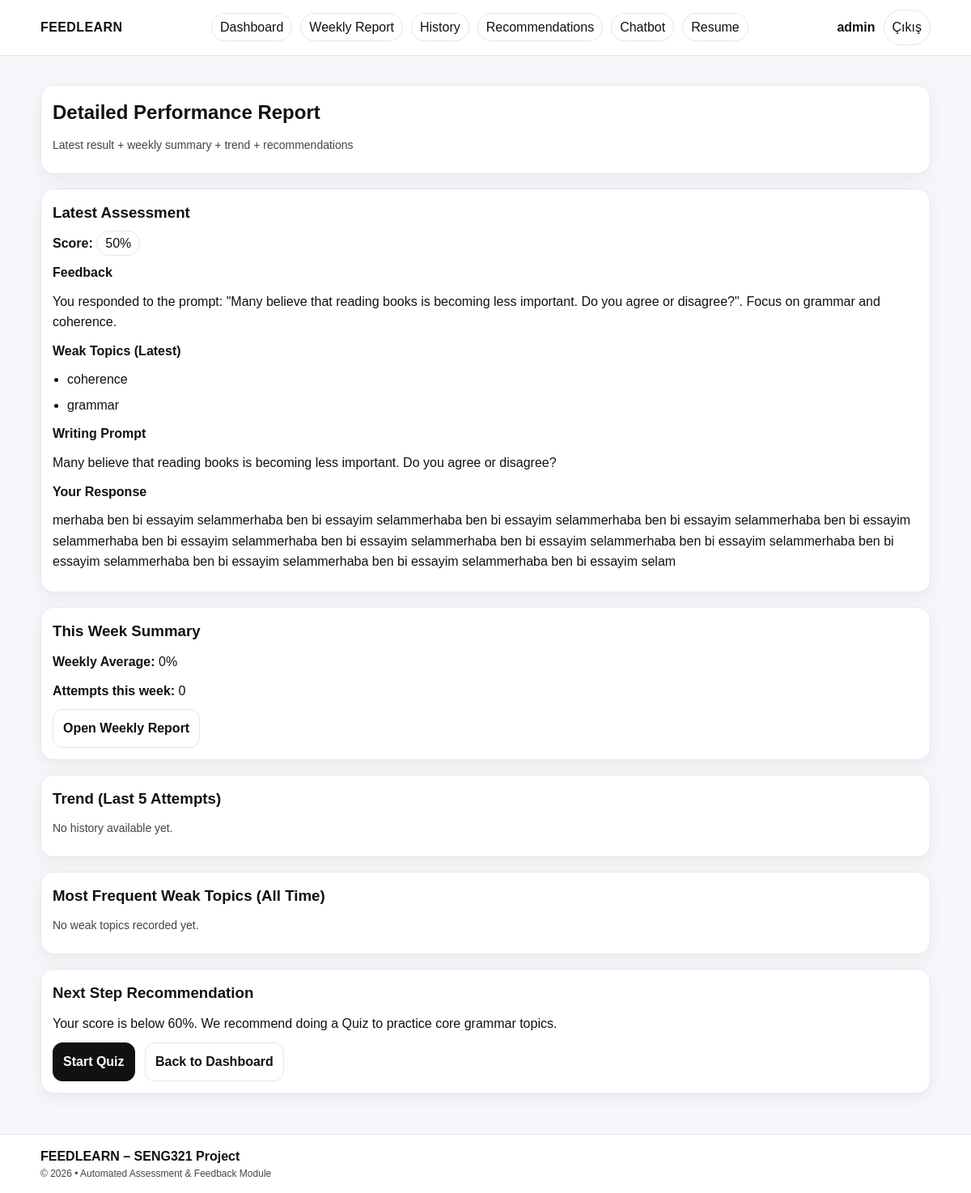
/results/feedback.php?id=4 (signed in), run on the app's committed database.
### tables this page shows
CREATE TABLE evaluations (
            id INTEGER PRIMARY KEY AUTOINCREMENT,
            user_id INTEGER NOT NULL,
            activity_id INTEGER NOT NULL,
            score REAL,
            cefr_level TEXT,
            feedback TEXT,
            weak_topics_json TEXT,
            input_type TEXT,
            input_ref TEXT,
            created_at TEXT NOT NULL DEFAULT CURRENT_TIMESTAMP,
            FOREIGN KEY(user_id) REFERENCES users(id) ON DELETE CASCADE,
            FOREIGN KEY(activity_id) REFERENCES activities(id) ON DELETE CASCADE
        );

### config/db.php (called while the page is built, shortened)
<?php
function db_connect(): PDO {
    $pdo = new PDO('sqlite:' . DB_PATH);
    $pdo->setAttribute(PDO::ATTR_ERRMODE, PDO::ERRMODE_EXCEPTION);
    $pdo->setAttribute(PDO::ATTR_DEFAULT_FETCH_MODE, PDO::FETCH_ASSOC);
    $pdo->exec('PRAGMA foreign_keys = ON');
    return $pdo;
}
function db_get_evaluation_by_id($evaluationId) {
    $pdo = db_connect();
    $stmt = $pdo->prepare(
        'SELECT id, user_id, activity_id, score, cefr_level, feedback, weak_topics_json, input_type, input_ref, created_at
         FROM evaluations
         WHERE id = :id
         LIMIT 1'
    );
    $stmt->execute(['id' => (int) $evaluationId]);
    $row = $stmt->fetch();
    return $row ?: null;
}
?>

### results/feedback.php (the view, shortened to what this page needs)
<?php
require_once __DIR__ . '/../config/db.php';
$user = current_user();
$result = $_SESSION['last_result'] ?? null;
$evalError = '';
$evaluationId = isset($_GET['id']) ? (int)$_GET['id'] : 0;
$inputRefData = null;
$inputType = '';
if ($evaluationId > 0) {
    $evaluation = db_get_evaluation_by_id($evaluationId);
    if (!$evaluation) {
        $evalError = 'Evaluation not found.';
        $result = null;
    } else {
        $weakTopics = json_decode($evaluation['weak_topics_json'] ?? '[]', true);
        $inputType = strtolower((string)($evaluation['input_type'] ?? ''));
        $inputRefRaw = (string)($evaluation['input_ref'] ?? '');
        if ($inputRefRaw !== '') {
            $decoded = json_decode($inputRefRaw, true);
            if (is_array($decoded)) {
                $inputRefData = $decoded;
            }
        }
        $result = [
            'score_percent' => (int)round((float)($evaluation['score'] ?? 0)),
            'weak_topics' => $weakTopics,
            'feedback' => $evaluation['feedback'] ?? ''
        ];
    }
}
$perf = $_SESSION['performance'] ?? [];
$mine = array_values(array_filter($perf, fn($p) => $p['user_id'] == $user['id']));
usort($mine, fn($a,$b) => strtotime($b['created_at']) <=> strtotime($a['created_at']));
$last5 = array_slice($mine, 0, 5);
$weekStart = strtotime('monday this week');
$weekEnd = strtotime('sunday this week 23:59:59');
$weekly = array_filter($mine, function($p) use ($weekStart,$weekEnd) {
    $t = strtotime($p['created_at']);
    return $t >= $weekStart && $t <= $weekEnd;
});
$scores = array_map(fn($p) => $p['score_percent'], $weekly);
$weeklyAvg = count($scores) ? round(array_sum($scores) / count($scores)) : 0;
$topicCount = [];
arsort($topicCount);
$topWeakAllTime = array_slice(array_keys($topicCount), 0, 5);
require_once __DIR__ . '/../templates/header.php';
?>
<section class="section">
  <div class="card">
    <h2>Detailed Performance Report</h2>
    <p class="muted">Latest result + weekly summary + trend + recommendations</p>
  </div>
</section>
<?php if (!$result): ?>
  <section class="section">
    <div class="card">
      <p class="error"><?php echo htmlspecialchars($evalError ?: 'No result found. Please submit an activity first.'); ?></p>
      <a class="btn btn-primary" href="<?php echo BASE_URL; ?>/dashboard.php">Go to Dashboard</a>
    </div>
  </section>
<?php else: ?>
  <section class="section">
    <div class="card">
      <h3>Latest Assessment</h3>
      <p><strong>Score:</strong> <span style="padding:6px 10px; border:1px solid #e6e6e6; border-radius:999px; background:#fff;"><?php echo (int)$result['score_percent']; ?>%</span></p>
      <div style="margin-top:10px;">
        <h4>Feedback</h4>
        <p><?php echo htmlspecialchars($result['feedback'] ?? ''); ?></p>
      </div>
      <div style="margin-top:10px;">
        <h4>Weak Topics (Latest)</h4>
        <?php if (!empty($result['weak_topics'])): ?>
          <ul class="list">
            <?php foreach ($result['weak_topics'] as $t): ?>
              <li><?php echo htmlspecialchars($t); ?></li>
            <?php endforeach; ?>
          </ul>
        <?php else: ?>
          <p class="muted">No weak topics detected in the latest attempt.</p>
        <?php endif; ?>
      </div>
      <?php if ($inputType === 'text' && is_array($inputRefData)): ?>
        <div style="margin-top:10px;">
          <?php if (!empty($inputRefData['prompt'])): ?>
            <h4>Writing Prompt</h4>
            <p><?php echo htmlspecialchars($inputRefData['prompt']); ?></p>
          <?php endif; ?>
          <?php if (!empty($inputRefData['text'])): ?>
            <h4>Your Response</h4>
            <p><?php echo nl2br(htmlspecialchars($inputRefData['text'])); ?></p>
          <?php endif; ?>
        </div>
      <?php endif; ?>
    </div>
  </section>
  <section class="section">
    <div class="card">
      <h3>This Week Summary</h3>
      <p><strong>Weekly Average:</strong> <?php echo $weeklyAvg; ?>%</p>
      <p><strong>Attempts this week:</strong> <?php echo count($weekly); ?></p>
      <a class="btn" href="<?php echo BASE_URL; ?>/reports/weekly.php">Open Weekly Report</a>
    </div>
  </section>
  <section class="section">
    <div class="card">
      <h3>Trend (Last 5 Attempts)</h3>
      <?php if (!count($last5)): ?>
        <p class="muted">No history available yet.</p>
      <?php endif; ?>
    </div>
  </section>
  <section class="section">
    <div class="card">
      <h3>Most Frequent Weak Topics (All Time)</h3>
      <?php if (!count($topWeakAllTime)): ?>
        <p class="muted">No weak topics recorded yet.</p>
      <?php endif; ?>
    </div>
  </section>
  <section class="section">
    <div class="card">
      <h3>Next Step Recommendation</h3>
      <?php
        $scoreNow = (int)($result['score_percent'] ?? 0);
        if ($scoreNow < 60) {
            $msg = "Your score is below 60%. We recommend doing a Quiz to practice core grammar topics.";
            $link = BASE_URL . "/activity/quiz.php";
            $btn = "Start Quiz";
        } elseif (!empty($result['weak_topics'])) {
            $msg = "You have specific weak topics. Writing practice can help reinforce accuracy and coherence.";
            $link = BASE_URL . "/activity/writing.php";
            $btn = "Start Writing";
        } else {
            $msg = "Great performance! Try Speaking to improve fluency and confidence.";
            $link = BASE_URL . "/activity/speaking.php";
            $btn = "Start Speaking";
        }
      ?>
      <p><?php echo htmlspecialchars($msg); ?></p>
      <a class="btn btn-primary" href="<?php echo htmlspecialchars($link); ?>"><?php echo htmlspecialchars($btn); ?></a>
      <a class="btn" href="<?php echo BASE_URL; ?>/dashboard.php" style="margin-left:8px;">Back to Dashboard</a>
    </div>
  </section>
<?php endif; ?>
<?php require_once __DIR__ . '/../templates/footer.php'; ?>

### public/css/style.css (style rules this page uses)
* { box-sizing: border-box; }
html { scroll-behavior: smooth; }
body { margin:0; font-family: Arial, sans-serif; line-height: 1.6; background: #f6f7fb; color:#111; }
h1,h2,h3,h4 { margin: 0 0 10px 0; }
p { margin: 0 0 10px 0; }
.muted { color:#444; font-size: 14px; }
.section { margin: 18px 0; }
.card { background:#fff; border: 1px solid #e8e8ef; border-radius: 16px; padding: 14px; box-shadow: 0 6px 22px rgba(17, 17, 17, 0.06); }
.btn { display:inline-block; text-decoration:none; color:#111; background:#fff; border:1px solid #e6e6e6; padding:10px 12px; border-radius: 12px; font-weight: 700; }
.btn-primary { background:#111; color:#fff; border-color:#111; }
.list { margin: 0; padding-left: 18px; }
.list li { margin: 6px 0; }

### data on the page
evaluations: score "50", feedback "You responded to the prompt: \"Many believe that reading books is becoming less important. Do you agree or disagree?\". Focus on grammar and coherence.", input_ref "Many believe that reading books is becoming less important. Do you agree or disagree?", input_ref "merhaba ben bi essayim selammerhaba ben bi essayim selammerhaba ben bi essayim selammerhaba ben bi essayim selammerhaba ben bi essayim selammerhaba ben bi essayim selammerhaba ben bi essayim selammerhaba ben bi essayim selammerhaba ben bi essayim selammerhaba ben bi essayim selammerhaba ben bi essayim selammerhaba ben bi essayim selammerhaba ben bi essayim selam", score "Your score is below 60%. We recommend doing a Quiz to practice core grammar topics.", score "Start Quiz"

### other printed values
APP_NAME "FEEDLEARN"
$user['name'] "admin"
$t "coherence"
$t "grammar"
$weeklyAvg "0"
count($weekly) "0"
